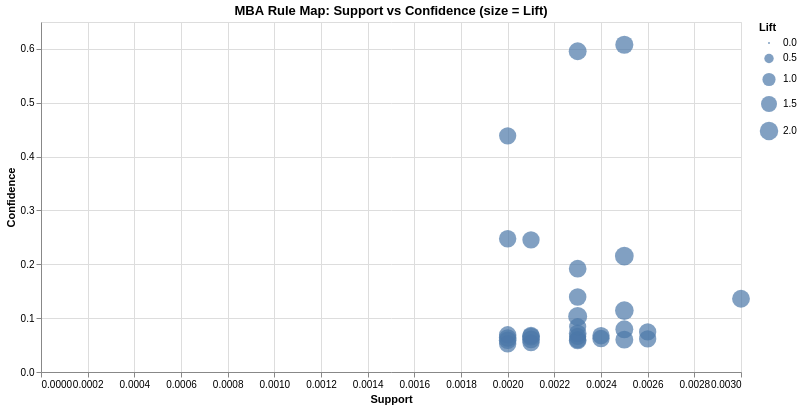

The notebook cell saved with this chart:
### Code cell
import altair as alt

scatter = alt.Chart(table30).mark_circle().encode(
    x=alt.X("support:Q", title="Support"),
    y=alt.Y("confidence:Q", title="Confidence"),
    size=alt.Size("lift:Q", title="Lift"),
    tooltip=["prod1", "prod2", "support", "confidence", "lift"]
).properties(
    width=700,
    height=350,
    title="MBA Rule Map: Support vs Confidence (size = Lift)"
)

scatter

### Figure 1 — Vega-Lite specification as saved in the notebook (floating-point values rounded to 4 significant figures)
{"config": {"view": {"continuousWidth": 300, "continuousHeight": 300}}, "data": {"name": "data-577211c789cfb169705e99b7a0222ddf"}, "mark": {"type": "circle"}, "encoding": {"size": {"field": "lift", "title": "Lift", "type": "quantitative"}, "tooltip": [{"field": "prod1", "type": "nominal"}, {"field": "prod2", "type": "nominal"}, {"field": "support", "type": "quantitative"}, {"field": "confidence", "type": "quantitative"}, {"field": "lift", "type": "quantitative"}], "x": {"field": "support", "title": "Support", "type": "quantitative"}, "y": {"field": "confidence", "title": "Confidence", "type": "quantitative"}}, "height": 350, "title": "MBA Rule Map: Support vs Confidence (size = Lift)", "width": 700, "$schema": "https://vega.github.io/schema/vega-lite/v6.1.0.json", "datasets": {"data-577211c789cfb169705e99b7a0222ddf": [{"prod1": "Appliances", "prod2": "Furnishings", "support": 0.0023, "confidence": 0.1029, "lift": 2.117}, {"prod1": "Paper", "prod2": "Appliances", "support": 0.0025, "confidence": 0.2153, "lift": 2.063}, {"prod1": "Appliances", "prod2": "Paper", "support": 0.0025, "confidence": 0.114, "lift": 2.039}, {"prod1": "Paper", "prod2": "Binders", "support": 0.0025, "confidence": 0.6078, "lift": 1.925}, {"prod1": "Furnishings", "prod2": "Binders", "support": 0.0023, "confidence": 0.5957, "lift": 1.887}, {"prod1": "Appliances", "prod2": "Paper", "support": 0.0025, "confidence": 0.0793, "lift": 1.88}, {"prod1": "Paper", "prod2": "Appliances", "support": 0.0025, "confidence": 0.0601, "lift": 1.88}, {"prod1": "Bookcases", "prod2": "Fasteners", "support": 0.0021, "confidence": 0.0657, "lift": 1.868}, {"prod1": "Fasteners", "prod2": "Bookcases", "support": 0.0021, "confidence": 0.0605, "lift": 1.868}, {"prod1": "Appliances", "prod2": "Art", "support": 0.003, "confidence": 0.136, "lift": 1.86}, {"prod1": "Furnishings", "prod2": "Appliances", "support": 0.0023, "confidence": 0.1918, "lift": 1.837}, {"prod1": "Furnishings", "prod2": "Appliances", "support": 0.0023, "confidence": 0.0586, "lift": 1.833}, {"prod1": "Appliances", "prod2": "Furnishings", "support": 0.0023, "confidence": 0.0716, "lift": 1.833}, {"prod1": "Bookcases", "prod2": "Copiers", "support": 0.002, "confidence": 0.0631, "lift": 1.822}, {"prod1": "Copiers", "prod2": "Bookcases", "support": 0.002, "confidence": 0.059, "lift": 1.822}, {"prod1": "Furnishings", "prod2": "Storage", "support": 0.0023, "confidence": 0.1393, "lift": 1.805}, {"prod1": "Copiers", "prod2": "Bookcases", "support": 0.002, "confidence": 0.2475, "lift": 1.768}, {"prod1": "Fasteners", "prod2": "Furnishings", "support": 0.0024, "confidence": 0.0674, "lift": 1.767}, {"prod1": "Furnishings", "prod2": "Fasteners", "support": 0.0024, "confidence": 0.0621, "lift": 1.767}, {"prod1": "Copiers", "prod2": "Bookcases", "support": 0.002, "confidence": 0.0691, "lift": 1.764}, {"prod1": "Bookcases", "prod2": "Copiers", "support": 0.002, "confidence": 0.0522, "lift": 1.764}, {"prod1": "Fasteners", "prod2": "Bookcases", "support": 0.0021, "confidence": 0.2453, "lift": 1.752}, {"prod1": "Fasteners", "prod2": "Phones", "support": 0.0026, "confidence": 0.0744, "lift": 1.751}, {"prod1": "Phones", "prod2": "Fasteners", "support": 0.0026, "confidence": 0.0615, "lift": 1.751}, {"prod1": "Fasteners", "prod2": "Art", "support": 0.002, "confidence": 0.4386, "lift": 1.738}, {"prod1": "Bookcases", "prod2": "Fasteners", "support": 0.0021, "confidence": 0.0543, "lift": 1.734}, {"prod1": "Fasteners", "prod2": "Bookcases", "support": 0.0021, "confidence": 0.0679, "lift": 1.734}, {"prod1": "Copiers", "prod2": "Art", "support": 0.0023, "confidence": 0.066, "lift": 1.73}, {"prod1": "Art", "prod2": "Copiers", "support": 0.0023, "confidence": 0.06, "lift": 1.73}, {"prod1": "Art", "prod2": "Chairs", "support": 0.0023, "confidence": 0.0841, "lift": 1.729}]}}
